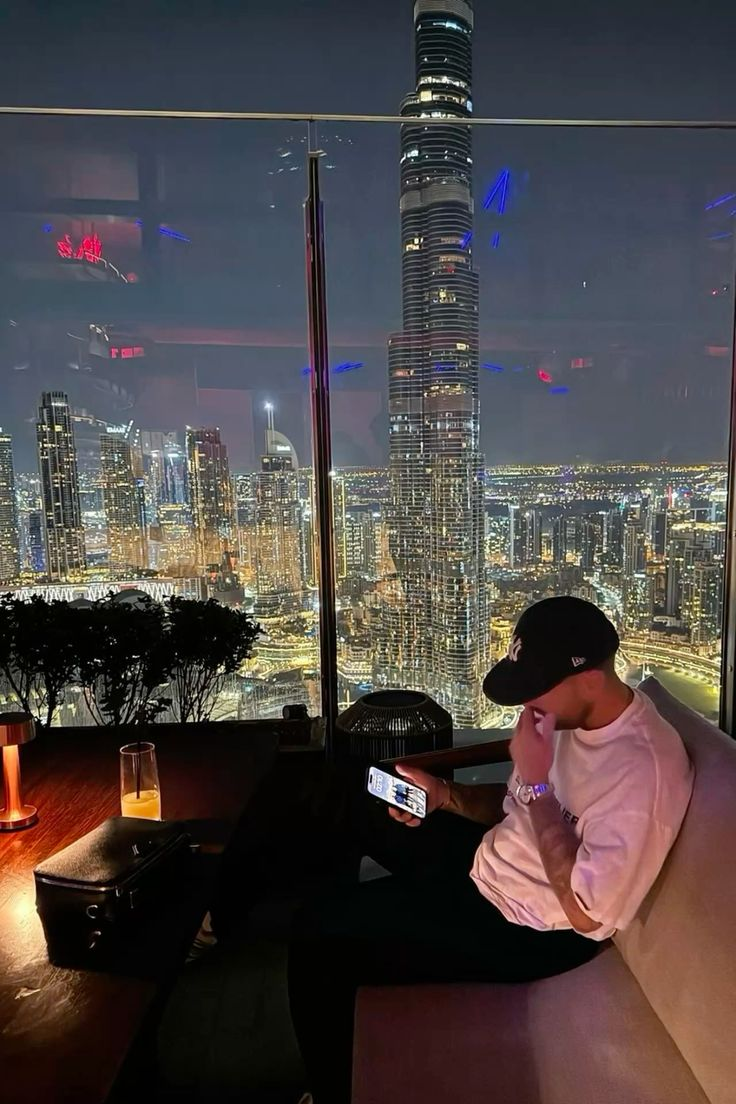
#> input picture accounts/makebrainrotvideos/posts/4-tools-over-talent/sourced/slide1.jpg, 736 x 1104 px
$ python process_images.py
#> lines starting #> are read from the running program, lines starting #| are printed output that depends on the picture
"""
Render all 7 slides for: Tools > Talent (The Automation Stack)

Format: tyronetrains-style — numbered header + explanation paragraph
Rendering: athlete-stories circular outline technique

Design source: accounts/makebrainrotvideos/design.md (Locked)
"""

from pathlib import Path

from PIL import Image, ImageDraw, ImageEnhance, ImageFont

# --- Canvas ---
TARGET_W = 1080
TARGET_H = 1920
TARGET_RATIO = TARGET_W / TARGET_H

# --- Text config ---
HEADER_SIZE = 40
BODY_SIZE = 30
HOOK_SIZE = 38
CTA_LABEL_SIZE = 34
CTA_URL_SIZE = 44
OUTLINE_WIDTH = 3
LINE_SPACING = 16
HEADER_BODY_GAP = 30
MARGIN_X = 140

# --- Sourced images ---
SOURCED_DIR = Path(__file__).parent / "sourced"
IMAGE_MAP = {
    1: "slide1.jpg",
    2: "slide2.jpg",
    3: "slide3.jpg",
    4: "slide4.jpg",
    5: "slide5.jpg",
    6: "slide6.jpg",
    7: "slide7.jpg",
}

# --- Slide definitions with manual line breaks ---
SLIDES = [
    {
        "id": 1,
        "role": "hook",
        "header": None,
        "body": "The top 1% of creators aren't\nmore talented than you.",
        "overlay_pct": 0.65,
    },
    {
        "id": 2,
        "role": "step",
        "header": "1. They Use Systems",
        "body": "The biggest channels operate like factories.\nThey don't wait for inspiration;\nthey rely on automation.",
        "overlay_pct": 0.75,
    },
    {
        "id": 3,
        "role": "step",
        "header": "2. Automate Research",
        "body": "Stop scrolling for ideas.\nUse AI to scrape viral hooks and\nrewrite them for your niche.",
        "overlay_pct": 0.75,
    },
    {
        "id": 4,
        "role": "step",
        "header": "3. Automate Visuals",
        "body": "Don't spend hours searching for B-roll.\nGenerate dynamic, high-retention\nbackgrounds instantly.",
        "overlay_pct": 0.75,
    },
    {
        "id": 5,
        "role": "step",
        "header": "4. Automate Audio",
        "body": "Your voiceover needs to sound professional.\nUse high-end AI voices\nto keep viewers hooked.",
        "overlay_pct": 0.75,
    },
    {
        "id": 6,
        "role": "step",
        "header": "5. Scale the Output",
        "body": "Automating these 4 steps lets you\neasily post 3 times a day.\nVolume beats talent.",
        "overlay_pct": 0.75,
    },
    {
        "id": 7,
        "role": "cta",
        "header": None,
        "body": "The all-in-one system I use\nto automate everything:",
        "cta_url": "MakeBrainrotVideos.com",
        "overlay_pct": 0.50,
    },
]


def load_font(size: int, bold: bool = True) -> ImageFont.FreeTypeFont:
    if bold:
        candidates = [
            "/System/Library/Fonts/Supplemental/Arial Bold.ttf",
            "arialbd.ttf",
            "/usr/share/fonts/truetype/liberation/LiberationSans-Bold.ttf",
        ]
    else:
        candidates = [
            "/System/Library/Fonts/Supplemental/Arial.ttf",
            "arial.ttf",
            "/usr/share/fonts/truetype/liberation/LiberationSans-Regular.ttf",
        ]
    for path in candidates:
        try:
            return ImageFont.truetype(path, size)
        except OSError:
            continue
    # Fallback: try bold even for regular
    for path in [
        "/System/Library/Fonts/Supplemental/Arial Bold.ttf",
        "/System/Library/Fonts/Helvetica.ttc",
    ]:
        try:
            return ImageFont.truetype(path, size)
        except OSError:
            continue
    return ImageFont.load_default()


def normalize_to_9_16(img: Image.Image) -> Image.Image:
    """Center-crop and resize to 1080x1920."""
    w, h = img.size
    current_ratio = w / h

    if current_ratio > TARGET_RATIO:
        new_w = int(h * TARGET_RATIO)
        left = (w - new_w) // 2
        img = img.crop((left, 0, left + new_w, h))
    elif current_ratio < TARGET_RATIO:
        new_h = int(w / TARGET_RATIO)
        if new_h <= h:
            top = (h - new_h) // 2
            img = img.crop((0, top, w, top + new_h))

    return img.resize((TARGET_W, TARGET_H), Image.LANCZOS)


def apply_treatment(img: Image.Image) -> Image.Image:
    """Contrast boost + slight desaturation per image.md."""
    img = ImageEnhance.Contrast(img).enhance(1.12)
    img = ImageEnhance.Color(img).enhance(0.85)
    return img


def apply_dark_overlay(img: Image.Image, opacity: float) -> Image.Image:
    overlay = Image.new("RGB", (TARGET_W, TARGET_H), (0, 0, 0))
    return Image.blend(img, overlay, opacity)


def make_dark_bg() -> Image.Image:
    """Solid dark background for CTA slide (fallback)."""
    img = Image.new("RGB", (TARGET_W, TARGET_H))
    draw = ImageDraw.Draw(img)
    for y in range(TARGET_H):
        ratio = y / TARGET_H
        v = int(5 + 10 * ratio)
        draw.line([(0, y), (TARGET_W, y)], fill=(v, v, int(v * 1.5)))
    return img


def draw_text_block(
    draw: ImageDraw.ImageDraw,
    text: str,
    font: ImageFont.FreeTypeFont,
    start_y: int,
) -> int:
    """Draw centered text with circular outline. Returns y after last line."""
    lines = text.split("\n")

    current_y = start_y
    for line in lines:
        bbox = font.getbbox(line)
        line_w = bbox[2] - bbox[0]
        line_h = bbox[3] - bbox[1]
        x = (TARGET_W - line_w) // 2

        # Clamp to margin
        if x < MARGIN_X:
            x = MARGIN_X

        # Circular outline
        for dx in range(-OUTLINE_WIDTH, OUTLINE_WIDTH + 1):
            for dy in range(-OUTLINE_WIDTH, OUTLINE_WIDTH + 1):
                if dx * dx + dy * dy <= OUTLINE_WIDTH * OUTLINE_WIDTH:
                    draw.text(
                        (x + dx, current_y + dy), line, font=font, fill="black"
                    )

        # White text on top
        draw.text((x, current_y), line, font=font, fill="white")
        current_y += line_h + LINE_SPACING

    return current_y


def calc_text_height(text: str, font: ImageFont.FreeTypeFont) -> int:
    """Calculate total height of a text block."""
    lines = text.split("\n")
    total = 0
    for line in lines:
        bbox = font.getbbox(line)
        total += bbox[3] - bbox[1] + LINE_SPACING
    return total - LINE_SPACING


def render_slide(slide: dict) -> Image.Image:
    # Background
    photo_file = IMAGE_MAP.get(slide["id"])
    if photo_file:
        photo_path = SOURCED_DIR / photo_file
        if photo_path.exists():
            img = Image.open(photo_path).convert("RGB")
            img = normalize_to_9_16(img)
            img = apply_treatment(img)
            img = apply_dark_overlay(img, slide["overlay_pct"])
        else:
            img = make_dark_bg()
    else:
        img = make_dark_bg()

    draw = ImageDraw.Draw(img)
    role = slide["role"]

    if role == "hook":
        font = load_font(HOOK_SIZE, bold=True)
        text_h = calc_text_height(slide["body"], font)
        start_y = (TARGET_H - text_h) // 2
        draw_text_block(draw, slide["body"], font, start_y)

    elif role == "step":
        header_font = load_font(HEADER_SIZE, bold=True)
        body_font = load_font(BODY_SIZE, bold=False)

        header_h = calc_text_height(slide["header"], header_font)
        body_h = calc_text_height(slide["body"], body_font)
        total_h = header_h + HEADER_BODY_GAP + body_h

        # Center the full text block vertically
        start_y = (TARGET_H - total_h) // 2

        y = draw_text_block(draw, slide["header"], header_font, start_y)
        y += HEADER_BODY_GAP - LINE_SPACING
        draw_text_block(draw, slide["body"], body_font, y)

    elif role == "cta":
        label_font = load_font(CTA_LABEL_SIZE, bold=False)
        url_font = load_font(CTA_URL_SIZE, bold=True)

        label_h = calc_text_height(slide["body"], label_font)
        url_h = calc_text_height(slide["cta_url"], url_font)
        total_h = label_h + 40 + url_h
        start_y = (TARGET_H - total_h) // 2

        y = draw_text_block(draw, slide["body"], label_font, start_y)
        y += 40 - LINE_SPACING
        draw_text_block(draw, slide["cta_url"], url_font, y)

    return img


def main() -> None:
    out_dir = Path(__file__).parent / "processed"
    out_dir.mkdir(exist_ok=True)

    for slide in SLIDES:
        img = render_slide(slide)
#> in render_slide, img is the input picture: PIL image 736x1104 RGB; mean R, G, B 75.7, 68.5, 68.3
#> in normalize_to_9_16, `img = img.crop((left, 0, left + new_w, h))`:
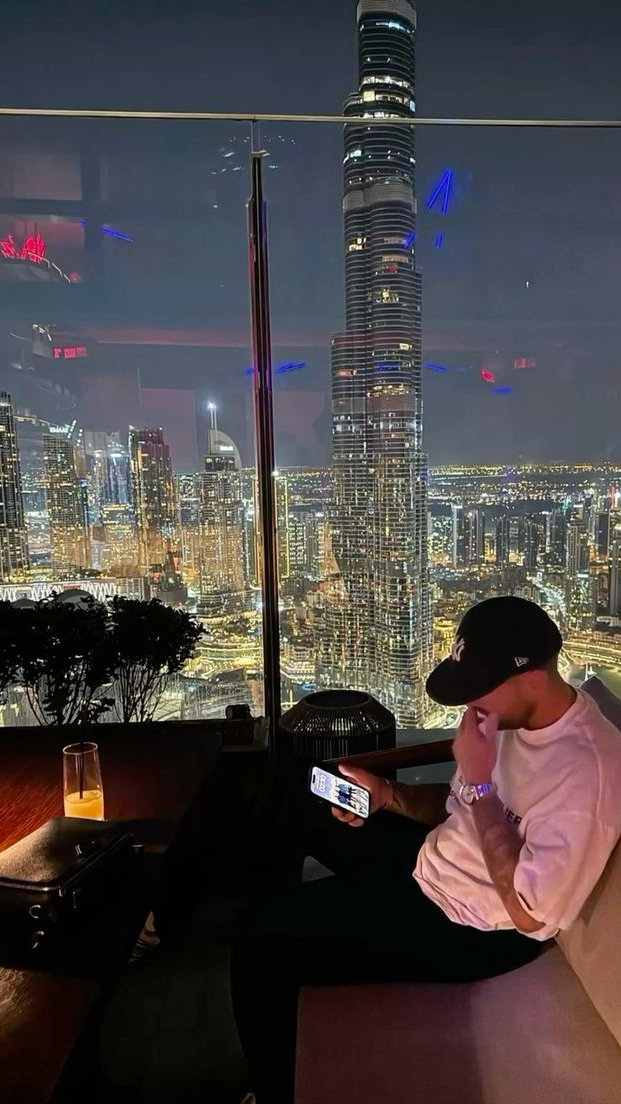
#> img: PIL image 621x1104 RGB; mean R, G, B 72.8, 66.8, 67.6
#> in apply_dark_overlay, `overlay = Image.new("RGB", (TARGET_W, TARGET_H), (0, 0, 0))`: overlay: PIL image 1080x1920 RGB; every value is 0
#> in apply_dark_overlay, `return Image.blend(img, overlay, opacity)`:
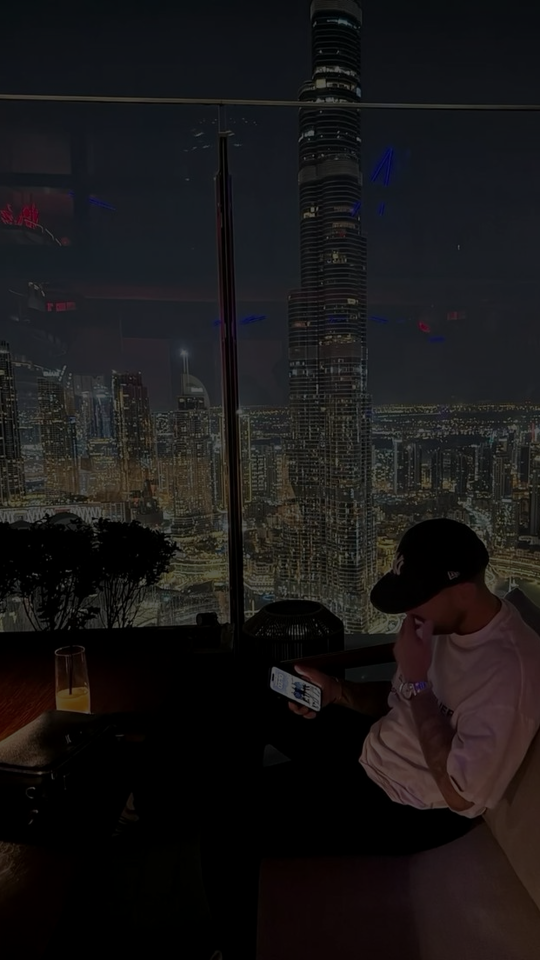
#> returned value: PIL image 1080x1920 RGB (shown at 1/2 size); mean R, G, B 25, 23, 23.4
        out_path = out_dir / f"slide_{slide['id']:02d}.png"
        img.save(out_path, "PNG")
        print(f"Saved: {out_path}")
#| Saved: accounts/makebrainrotvideos/posts/4-tools-over-talent/processed/slide_01.png
#> pass 2 of the loop in main, `for slide in SLIDES:`:
#> photo_file = 'slide2.jpg'
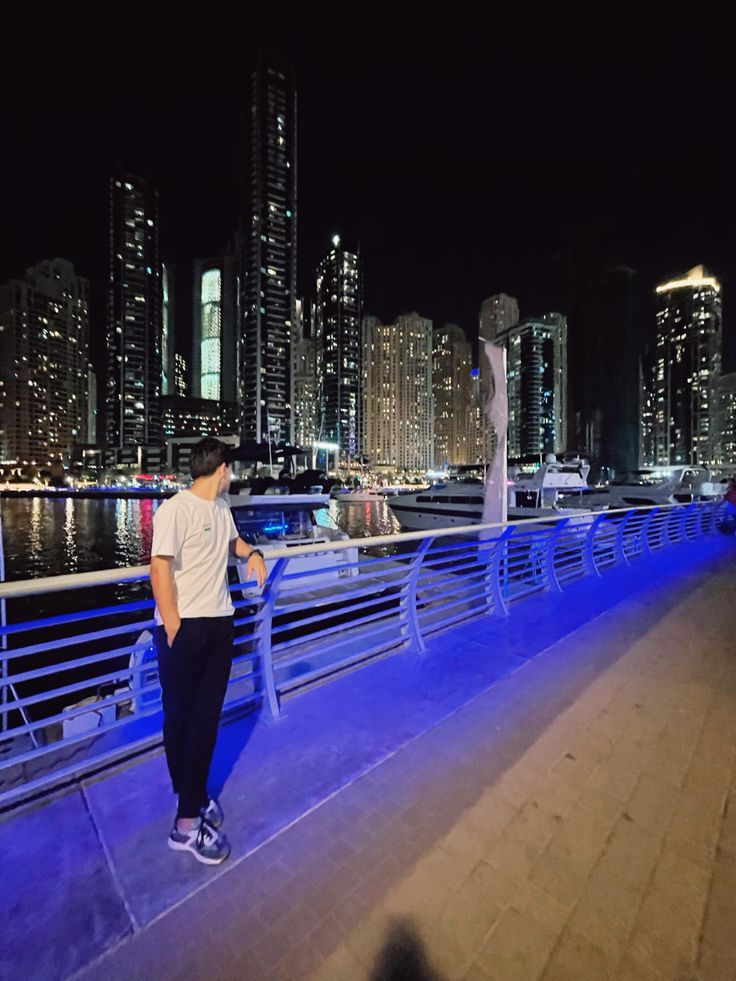
#> input picture accounts/makebrainrotvideos/posts/4-tools-over-talent/sourced/slide2.jpg, 736 x 981 px
#> in render_slide, img is the input picture: PIL image 736x981 RGB; mean R, G, B 64.3, 56, 80.1
#> in normalize_to_9_16 (call 2), `img = img.crop((left, 0, left + new_w, h))`:
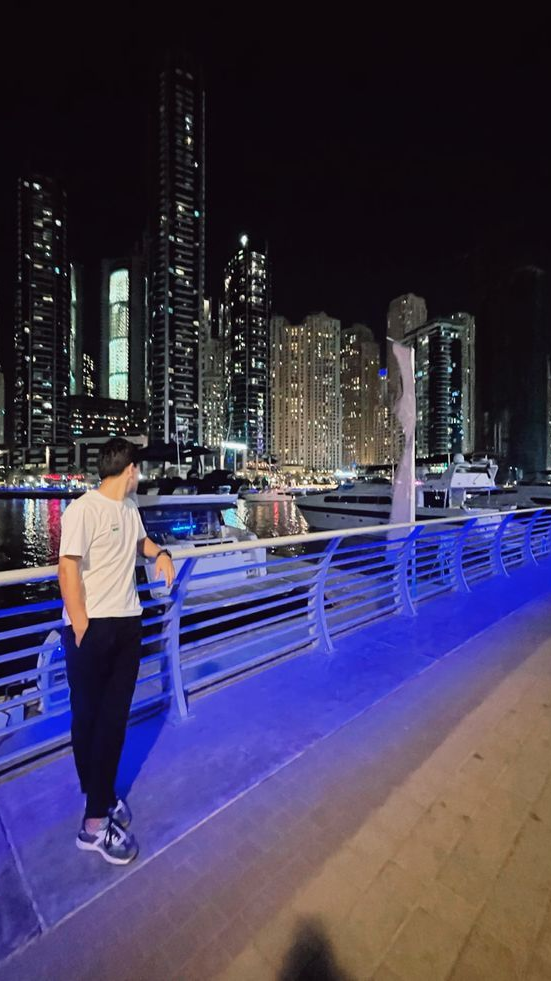
#> img: PIL image 551x981 RGB; mean R, G, B 66.8, 58.8, 85.1
#> in apply_dark_overlay (call 2), `return Image.blend(img, overlay, opacity)`:
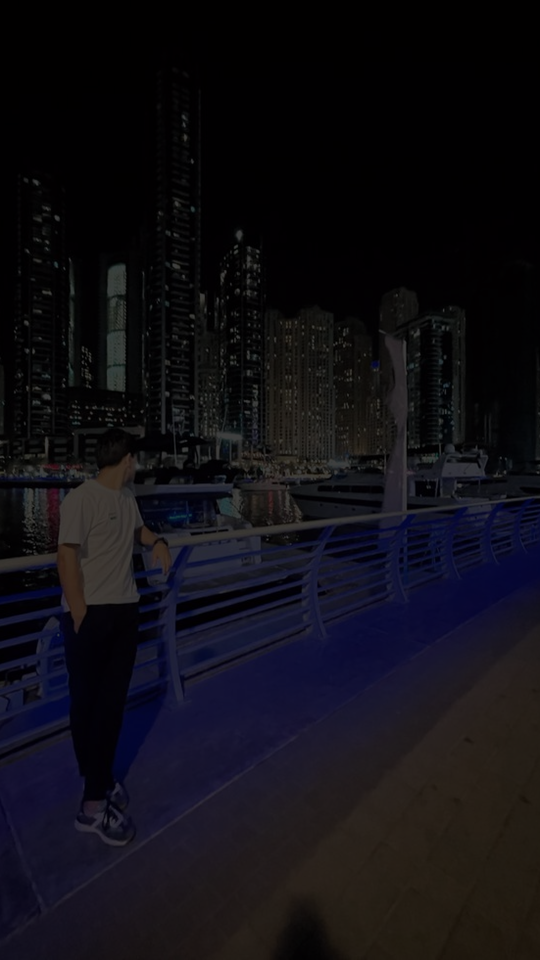
#> returned value: PIL image 1080x1920 RGB (shown at 1/2 size); mean R, G, B 16.1, 14.3, 20.4
#> role = 'step'
#> header_h = 38
#> body_h = 119
#> total_h = 187
#> start_y = 866
#> the loop in draw_text_block (call 2), `for line in lines:` made 1 pass
#> current_y on pass 1: 920
#> in render_slide (call 2), `y = draw_text_block(draw, slide["header"], header_font, start_y)`: y = 920
#> in render_slide (call 2), `y += HEADER_BODY_GAP - LINE_SPACING`: y = 934
#| Saved: accounts/makebrainrotvideos/posts/4-tools-over-talent/processed/slide_02.png
#> pass 3 of the loop in main, `for slide in SLIDES:`:
#> photo_file = 'slide3.jpg'
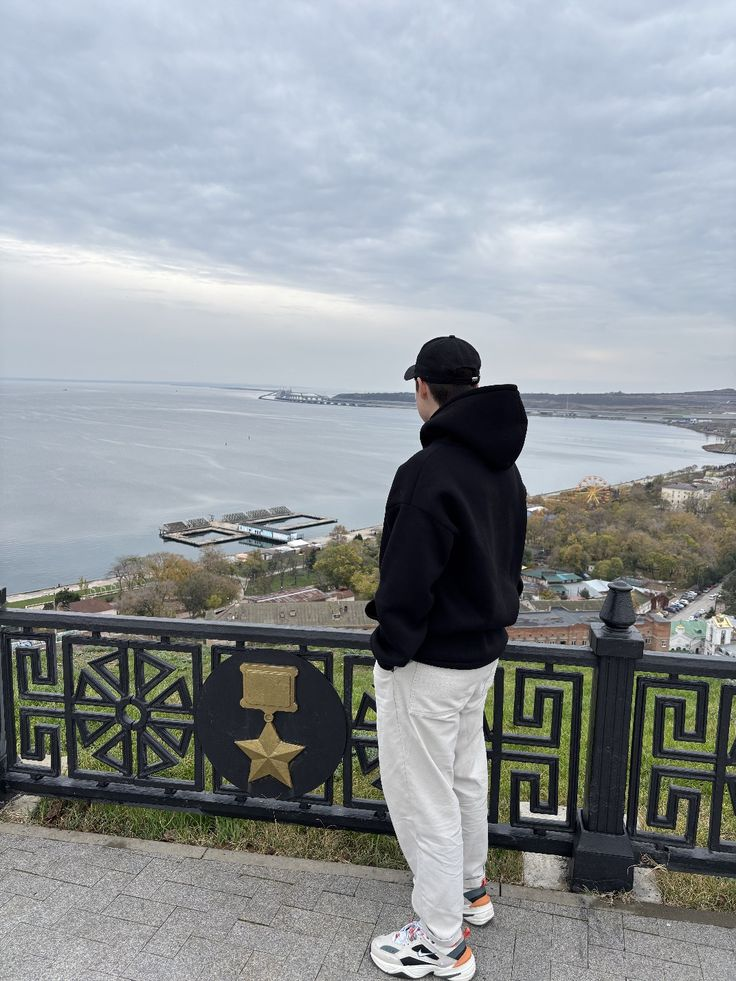
#> input picture accounts/makebrainrotvideos/posts/4-tools-over-talent/sourced/slide3.jpg, 736 x 981 px
#> in render_slide, img is the input picture: PIL image 736x981 RGB; mean R, G, B 143.7, 149.5, 153.6
#> in normalize_to_9_16 (call 3), `img = img.crop((left, 0, left + new_w, h))`:
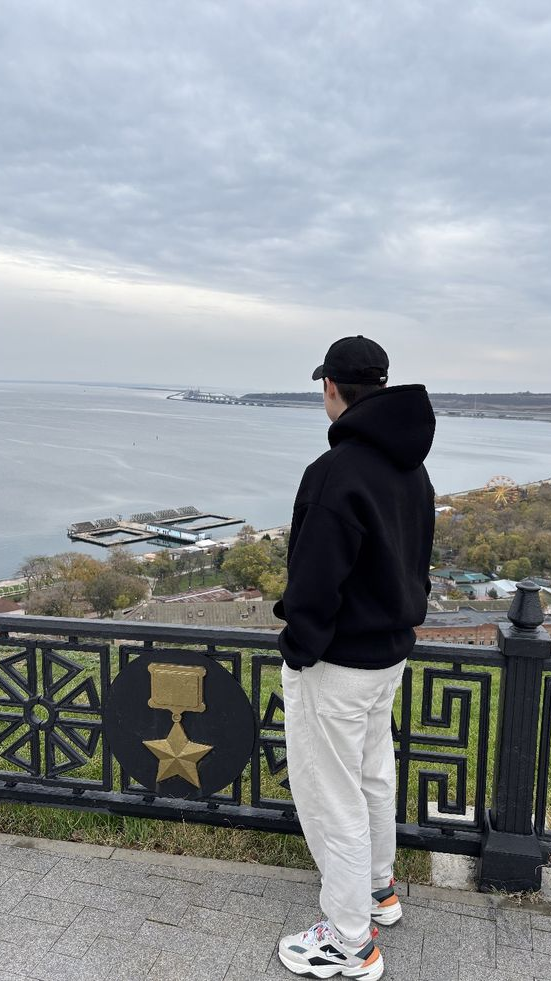
#> img: PIL image 551x981 RGB; mean R, G, B 142.4, 147.9, 152.3
#> in apply_dark_overlay (call 3), `return Image.blend(img, overlay, opacity)`:
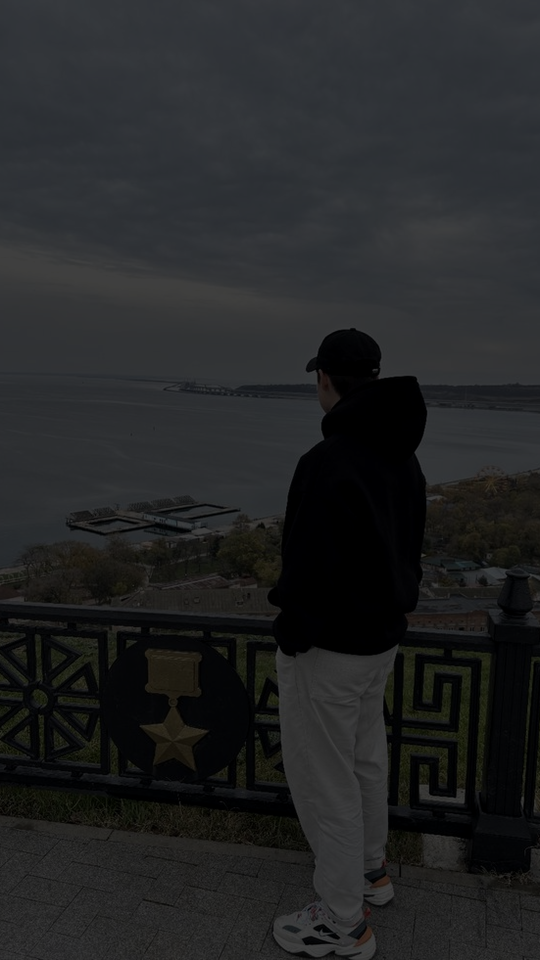
#> returned value: PIL image 1080x1920 RGB (shown at 1/2 size); mean R, G, B 35.2, 36.5, 37.4
#> header_h = 30
#> total_h = 179
#> start_y = 870
#> in render_slide (call 3), `y = draw_text_block(draw, slide["header"], header_font, start_y)`: y = 916
#> in render_slide (call 3), `y += HEADER_BODY_GAP - LINE_SPACING`: y = 930
#| Saved: accounts/makebrainrotvideos/posts/4-tools-over-talent/processed/slide_03.png
#> the loop made 7 passes; the first 3 are shown

    print(f"\nDone. {len(SLIDES)} slides rendered to {out_dir}")


if __name__ == "__main__":
    main()
